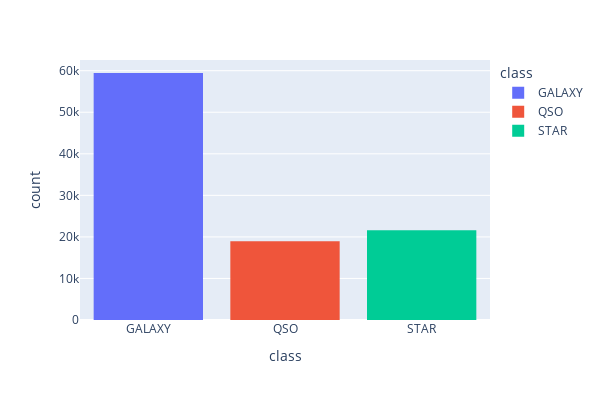

The cell this chart's notebook holds for it:
### Markdown cell above
### Visualising the class count

### Code cell
fig = px.histogram(
    df, x="class", hover_data=df.columns, color="class", width=600, height=400
)

fig.show()

### Figure 1 — Plotly figure (JSON) as saved in the notebook; plotly's stock layout.template omitted (floating-point values rounded to 4 significant figures; data arrays with more than 128 entries replaced by an {"elided": "..."} marker saying what was removed)
{"data": [{"alignmentgroup": "True", "bingroup": "x", "hovertemplate": "class=%{x}<br>count=%{y}<extra></extra>", "legendgroup": "GALAXY", "marker": {"color": "#636efa", "pattern": {"shape": ""}}, "name": "GALAXY", "offsetgroup": "GALAXY", "orientation": "v", "showlegend": true, "type": "histogram", "x": {"elided": "59445 str values"}, "xaxis": "x", "yaxis": "y"}, {"alignmentgroup": "True", "bingroup": "x", "hovertemplate": "class=%{x}<br>count=%{y}<extra></extra>", "legendgroup": "QSO", "marker": {"color": "#EF553B", "pattern": {"shape": ""}}, "name": "QSO", "offsetgroup": "QSO", "orientation": "v", "showlegend": true, "type": "histogram", "x": {"elided": "18961 str values"}, "xaxis": "x", "yaxis": "y"}, {"alignmentgroup": "True", "bingroup": "x", "hovertemplate": "class=%{x}<br>count=%{y}<extra></extra>", "legendgroup": "STAR", "marker": {"color": "#00cc96", "pattern": {"shape": ""}}, "name": "STAR", "offsetgroup": "STAR", "orientation": "v", "showlegend": true, "type": "histogram", "x": {"elided": "21594 str values"}, "xaxis": "x", "yaxis": "y"}], "layout": {"barmode": "relative", "height": 400, "legend": {"title": {"text": "class"}, "tracegroupgap": 0}, "margin": {"t": 60}, "width": 600, "xaxis": {"anchor": "y", "categoryarray": ["GALAXY", "QSO", "STAR"], "categoryorder": "array", "domain": [0, 1], "title": {"text": "class"}}, "yaxis": {"anchor": "x", "domain": [0, 1], "title": {"text": "count"}}}}
